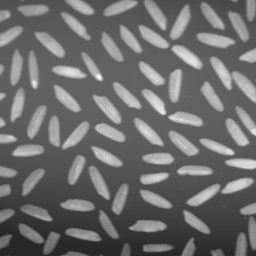
#> input picture Images/rice.tif, 256 x 256 px
$ python Exercise1b.py
#> lines starting #> are read from the running program, lines starting #| are printed output that depends on the picture
### Exercise1/histmatch.py
import numpy as np
import cv2

def cumulative_histogram(hist):
    cum_hist = hist.copy()

    for i in np.arange(1, 256):
        cum_hist[i] = cum_hist[i - 1] + cum_hist[i]

    return cum_hist

def hist_match(img, img_ref):
    height = img.shape[0]
    width = img.shape[1]
    pixels = width * height

    height_ref = img_ref.shape[0]
    width_ref = img_ref.shape[1]
    pixels_ref = width_ref * height_ref

    hist = cv2.calcHist([img],[0], None, [256], [0,255])
    hist_ref = cv2.calcHist([img_ref],[0], None, [256], [0,255])

    cum_hist = cumulative_histogram(hist)
    cum_hist_ref = cumulative_histogram(hist_ref)

    prob_cum_hist = cum_hist / pixels

    prob_cum_hist_ref = cum_hist_ref / pixels_ref

    K = 256
    new_values = np.zeros((K))

    for a in np.arange(K):
        j = K - 1
        while True:
            new_values[a] = j
            j = j - 1
            if j < 0 or prob_cum_hist[a] > prob_cum_hist_ref[j]:
                break

    for i in np.arange(height):
        for j in np.arange(width):
            a = img.item(i,j)
            b = new_values[a]
            img.itemset((i,j), b)

    return img

### Exercise1/Exercise1b.py
import numpy as np
import cv2
import matplotlib.pyplot as plt

import histmatch as hm

path = '../Images/'
img = cv2.imread(path+'rice.tif')
#> img is the input picture: shape (256, 256, 3); min 40, max 255, mean 108.7

# Input image
plt.subplot(2,4,1)
plt.imshow(img)
plt.title('Input image')
plt.xticks([])
plt.yticks([])

plt.subplot(2,4,5)
gray_scale = cv2.cvtColor(img,cv2.COLOR_BGR2GRAY)
plt.hist(gray_scale.ravel(),256,[0,255])
plt.title('Input image')
plt.ylim(top=1250)

# LUT enhancement
plt.subplot(2,4,2)
max = 200
min = 50
LUT=np.zeros(256,dtype=np.uint8)
LUT[max:]=255
LUT[min:max+1]=np.linspace(start=0,stop=255,num=(max-min)+1,endpoint=True)
lutimg=cv2.LUT(img, LUT)
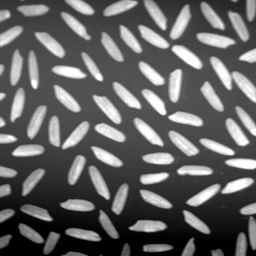
#> lutimg: shape (256, 256, 3); min 0, max 255, mean 99.6
plt.imshow(lutimg)
plt.title('LUT enhancement')
plt.xticks([])
plt.yticks([])

plt.subplot(2,4,6)
gray_scale = cv2.cvtColor(lutimg,cv2.COLOR_BGR2GRAY)
plt.hist(gray_scale.ravel(),256,[0,255])
plt.title('Histo LUT enhancement')
plt.ylim(top=1250)

# Equalized image
plt.subplot(2,4,3)
gray_scale = cv2.cvtColor(img,cv2.COLOR_BGR2GRAY)
equalized = cv2.equalizeHist(gray_scale)
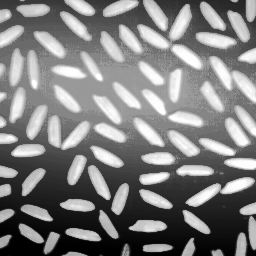
#> equalized: shape (256, 256); min 0, max 255, mean 127
plt.imshow(equalized,'gray')
plt.title('Equialized image')
plt.xticks([])
plt.yticks([])

plt.subplot(2,4,7)
plt.hist(equalized.ravel(),256,[0,255])
plt.title('Equialized image')
plt.ylim(top=1250)


spec = cv2.cvtColor(img, cv2.COLOR_BGR2GRAY)
img_ref = cv2.imread(path + 'tire.tif', cv2.IMREAD_GRAYSCALE)
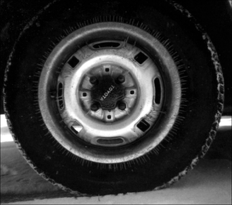
#> input picture Images/tire.tif, 232 x 205 px
#> img_ref is the input picture: shape (205, 232); min 0, max 255, mean 53.7
spec = hm.hist_match(spec,img_ref)
#> in hist_match, `hist = cv2.calcHist([img],[0], None, [256], [0,255])`: hist = 256 values, max 3976 at index 96, min 0 at index 0, mean 256
#> in hist_match, `hist_ref = cv2.calcHist([img_ref],[0], None, [256], [0,255])`: hist_ref = 256 values, max 2053 at index 2, min 0 at index 255, mean 184.6
#> in cumulative_histogram, `cum_hist = hist.copy()`: cum_hist has the same summary as hist in hist_match
#> after the loop in cumulative_histogram, `for i in np.arange(1, 256):`: cum_hist = 256 values from 0 to 65525
#> in hist_match, `cum_hist_ref = cumulative_histogram(hist_ref)`: cum_hist_ref = 256 values from 477 to 47259
#> in hist_match, `prob_cum_hist = cum_hist / pixels`: prob_cum_hist = 256 values from 0 to 1
#> in hist_match, `prob_cum_hist_ref = cum_hist_ref / pixels_ref`: prob_cum_hist_ref = 256 values from 0.01 to 0.994
#> after the loop in hist_match, `for i in np.arange(height):`:
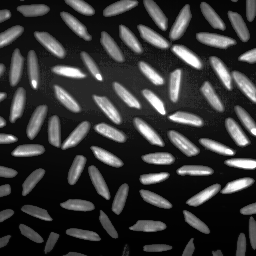
#> img: shape (256, 256); min 1, max 255, mean 54.8

plt.subplot(2,4,4)
plt.imshow(spec, 'gray')
plt.title('Specification enhancement')
plt.xticks([])
plt.yticks([])

plt.subplot(2,4,8)
plt.hist(spec.ravel(),256,[0,255])
plt.title('Histo specification enhancement')
plt.ylim(top=1250)

plt.show()
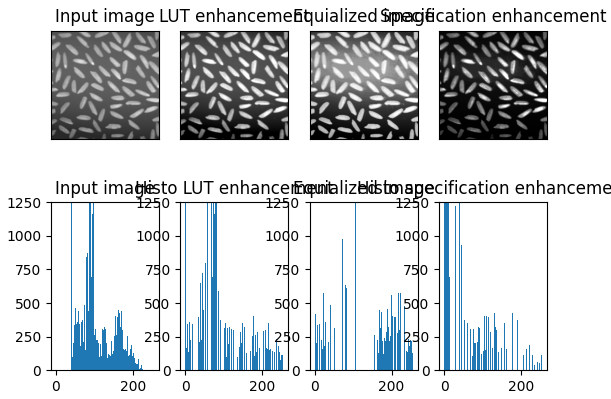
#> figure drawn by matplotlib, 8 panels; panel 2: tallest bar 3976 high, from x = 95.62 to 96.62; panel 4: tallest bar 3976 high, from x = 77.7 to 78.69; panel 6: tallest bar 3976 high, from x = 132.5 to 133.5; panel 8: tallest bar 3976 high, from x = 25.9 to 26.89
